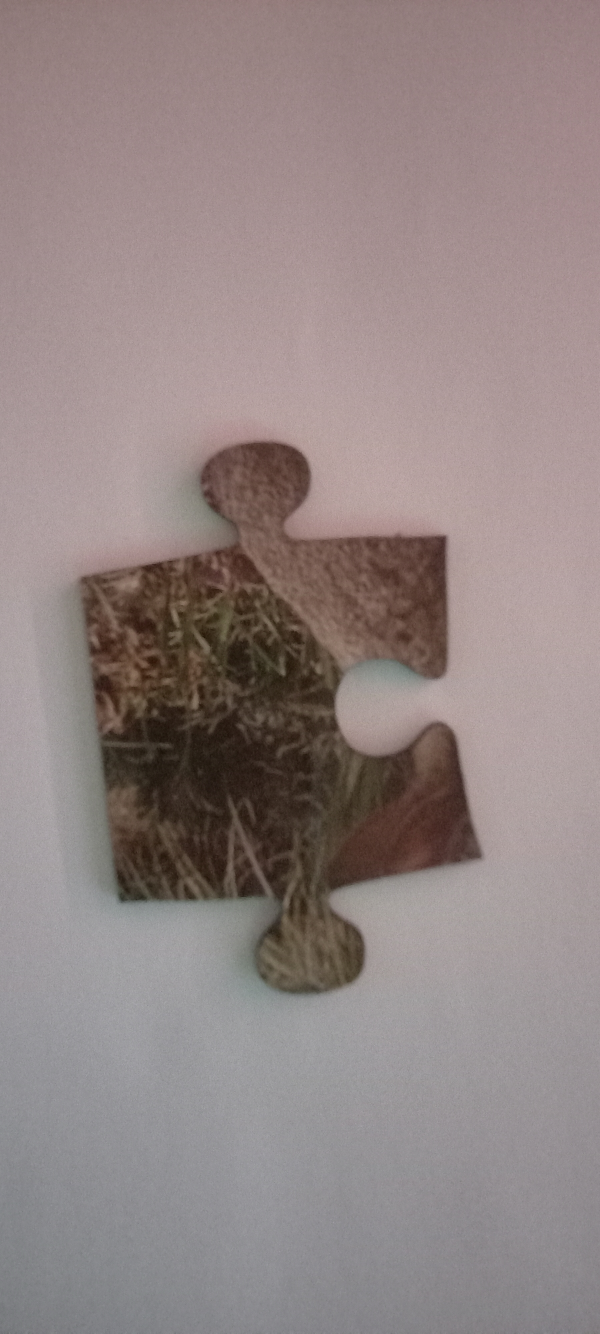
#> input picture images/img7.jpg, 1800 x 4000 px (shown at 1/3 size)
$ python Main.py
#> lines starting #> are read from the running program, lines starting #| are printed output that depends on the picture
import cv2 as cv
import numpy as np
import random
from tkinter import filedialog

# normalising
# thresholding
# masking
# connectedComponents
# countour analysis
# edge detection (canny?)


class Classifier():

	def __init__(self, images):

		for i in range(len(images)):

			self.original = images[i]

			self.original = cv.resize(self.original, self.smart_dimensions(self.original.shape, 800, 800))

			self.process(self.original)


			cv.waitKey(0)
			cv.destroyAllWindows()


	def process(self, img: cv.Mat):


		img = self.crop(img)

		cv.imshow('original', img)

		# backSub = cv.createBackgroundSubtractorMOG2()
		# fgMask = backSub.apply(img)
		# cv.imshow('fgmask', fgMask)

		bnw = cv.cvtColor(src=img, code=cv.COLOR_BGR2GRAY)
		bnw = cv.blur(bnw, (3, 3))
		cv.imshow('bnw', bnw)

		# self.canny_edge(norm)
		self.sobel_edge(bnw)

		# bg_colour = self.detect_background_colour(img)

		norm = cv.normalize(bnw, None, 0, 300, cv.NORM_MINMAX)
		cv.imshow('normalized', norm)

		ret, thresh = cv.threshold(bnw, 125, 255, cv.THRESH_BINARY)
		cv.imshow('thresh', thresh)

		self.component_analysis(thresh)

		# self.create_mask(img, bg_colour)


	def sobel_edge(self, image):

		img = image.copy()

		sx = cv.Sobel(src=img, ddepth=cv.CV_64F, dx=1, dy=0, ksize=5)
		sy = cv.Sobel(src=img, ddepth=cv.CV_64F, dx=0, dy=1, ksize=5)
		sxy = cv.Sobel(src=img, ddepth=cv.CV_64F, dx=1, dy=1, ksize=5)

		cv.imshow('sobelx', sx)
		cv.imshow('sobely', sy)
		cv.imshow('sobelxy', sxy)

		return sxy


	# [7 lines left out: function canny_edge, not called in this run]


	def component_analysis(self, thresholded_image):

		img = thresholded_image.copy()

		num_labels, labels, stats, centroids = cv.connectedComponentsWithStats(img, connectivity=4)

		print('num_labels', num_labels)
		print('output', labels)

		sizes = stats[:, -1]

		max_label = 1
		max_size = sizes[1]
		for i in range(2, num_labels):
			if sizes[i] > max_size:
				max_label = i
				max_size = sizes[i]

		#create black image for the largest component
		component_image = np.zeros(labels.shape)
		component_image= (labels == max_label).astype("uint8")*255

		cv.imshow('component', component_image)


		for i in range(num_labels):

			if i == 0:
				text = 'examining component {}/{} (background)'.format(i + 1, num_labels)
			else:
				text = 'examining component {}/{}'.format(i + 1, num_labels)


			x = stats[i, cv.CC_STAT_LEFT]
			y = stats[i, cv.CC_STAT_TOP]
			w = stats[i, cv.CC_STAT_WIDTH]
			h = stats[i, cv.CC_STAT_HEIGHT]
			area = stats[i, cv.CC_STAT_AREA]
			cX, cY = centroids[i]

			if area < int(0.05 * img.shape[0] * img.shape[1]) : continue

			print('[INFO] {}'.format(text) + ', area=', area)


			output = self.original.copy()
			cv.rectangle(output, (x, y), (x+w, y+h), (0, 255, 0), 3)
			cv.circle(output, (int(cX), int(cY)), 4, (0, 0, 255), -1)

			component_mask = (labels == i).astype('uint8')*255

			cv.imshow('output', output)
			cv.imshow('component' + str(i), component_mask)
			cv.waitKey(0)


	# [20 lines left out: function create_mask, not called in this run]


	def crop(self, image, crop_percent=0.05):

		img = image.copy()
		crop_percent /= 2

		print('1st shape=', img.shape)

		height, width, _ = img.shape

		crop_width = int(crop_percent * width)
		crop_height = int(crop_percent * height)

		img = img[ crop_height:height-crop_height , crop_width:width-crop_width, :]

		print('2nd shape=', img.shape)

		return img


	# this functions attempts to detect the background colour by randomly sampling points around the images border (5% inward from the edges),
	# counting the total of all different sampled colours and selecting the mode as the background color
	# [38 lines left out: function detect_background_colour, not called in this run]


	def smart_dimensions(self, image_shape, label_width, label_height):

		height, width = image_shape[0], image_shape[1]

		width_scale = label_width/width
		height_scale = label_height/height

		selec = min(width_scale, height_scale)

		new_shape = (int(width*selec), int(height*selec))

		return new_shape


if __name__ == '__main__':

	images = []
	# images.append(cv.imread('images/img7.jpg'))
	# # images.append(cv.imread('images/img2.jpg'))

	files = filedialog.askopenfilenames()
#> the answer given: images/img7.jpg
	for file in files:
		images.append(cv.imread(file))

	c = Classifier(images)
#> the loop in __init__, `for i in range(len(images)): ` made 1 pass
#> (width_scale in smart_dimensions, height_scale in smart_dimensions, selec in smart_dimensions, new_shape in smart_dimensions) on pass 1: (0.444, 0.2, 0.2, (360, 800))
#> (printed output is left out)
#> pass 1, in __init__, `self.original = cv.resize(self.original, self.smart_dimensions(self.or..`:
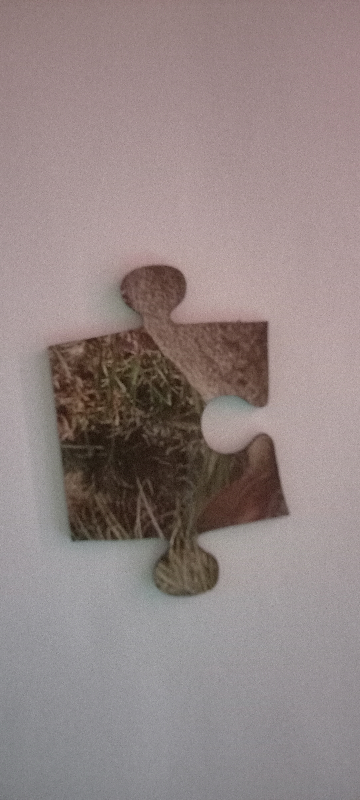
#> self.original: shape (800, 360, 3); mean B, G, R 132.2, 133.2, 146.6
#> pass 1, in crop, `img = img[ crop_height:height-crop_height , crop_width:width-crop_widt..`:
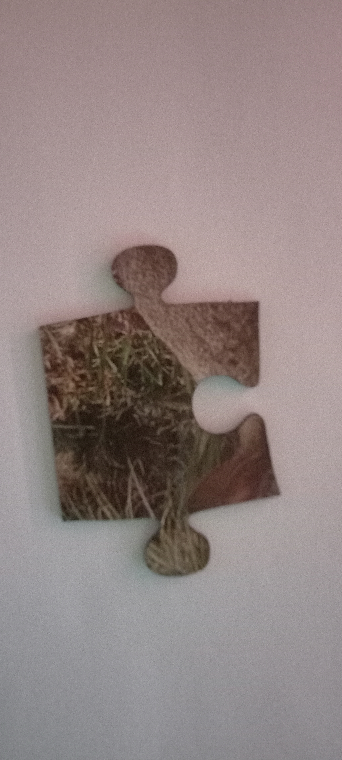
#> img: shape (760, 342, 3); mean B, G, R 131.4, 132.6, 146.2
#> pass 1, in process, `bnw = cv.cvtColor(src=img, code=cv.COLOR_BGR2GRAY)`:
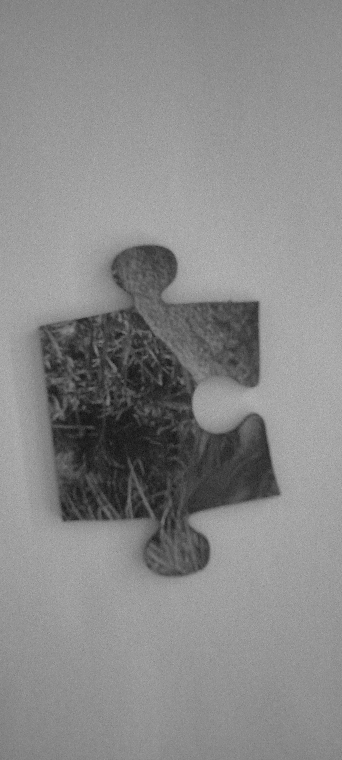
#> bnw: shape (760, 342); min 16, max 190, mean 136.6

	print('DONE')

$ run again, with images/img1.jpg copied over images/img7.jpg
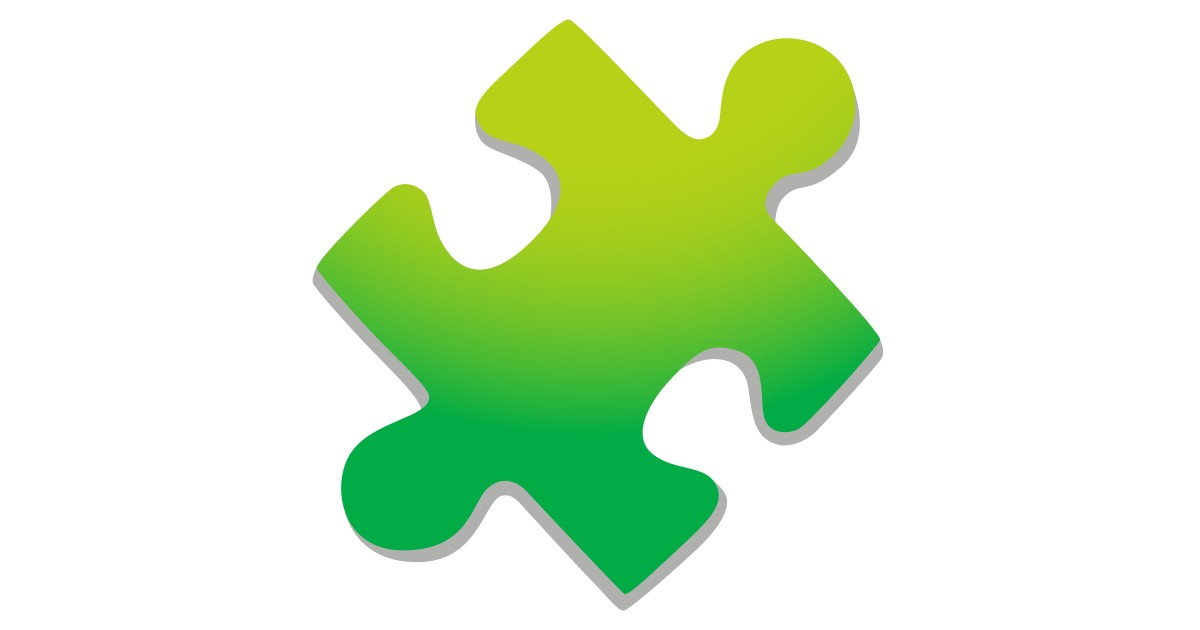
#> input picture images/img1.jpg, 1200 x 630 px
#> the loop in __init__, `for i in range(len(images)): ` made 1 pass
#> (width_scale in smart_dimensions, height_scale in smart_dimensions, selec in smart_dimensions, new_shape in smart_dimensions) on pass 1: (0.667, 1.27, 0.667, (800, 420))
#> (printed output is left out)
#> pass 1, in crop, `img = img[ crop_height:height-crop_height , crop_width:width-crop_widt..`:
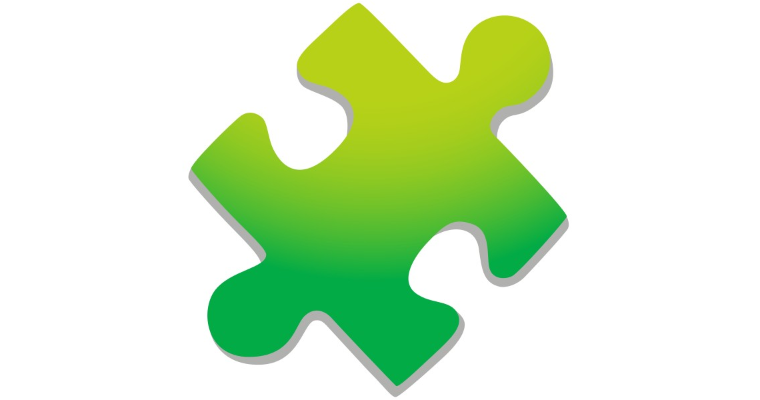
#> img: shape (400, 760, 3); mean B, G, R 200.7, 237.2, 213.8
#> pass 1, in process, `bnw = cv.cvtColor(src=img, code=cv.COLOR_BGR2GRAY)`:
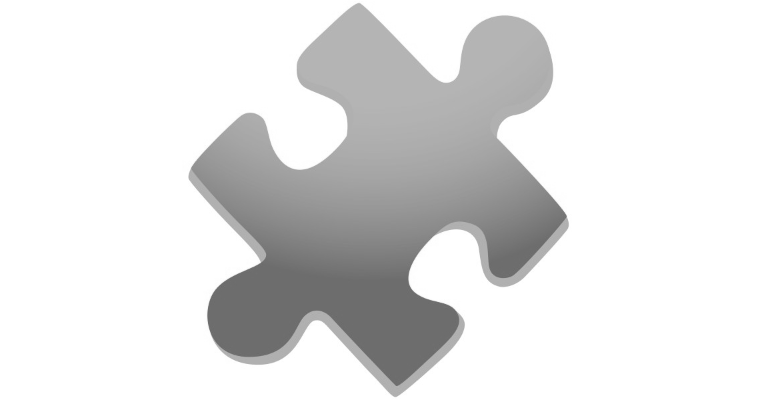
#> bnw: shape (400, 760); min 104, max 255, mean 226

$ run again, with images/img3.jpg copied over images/img7.jpg
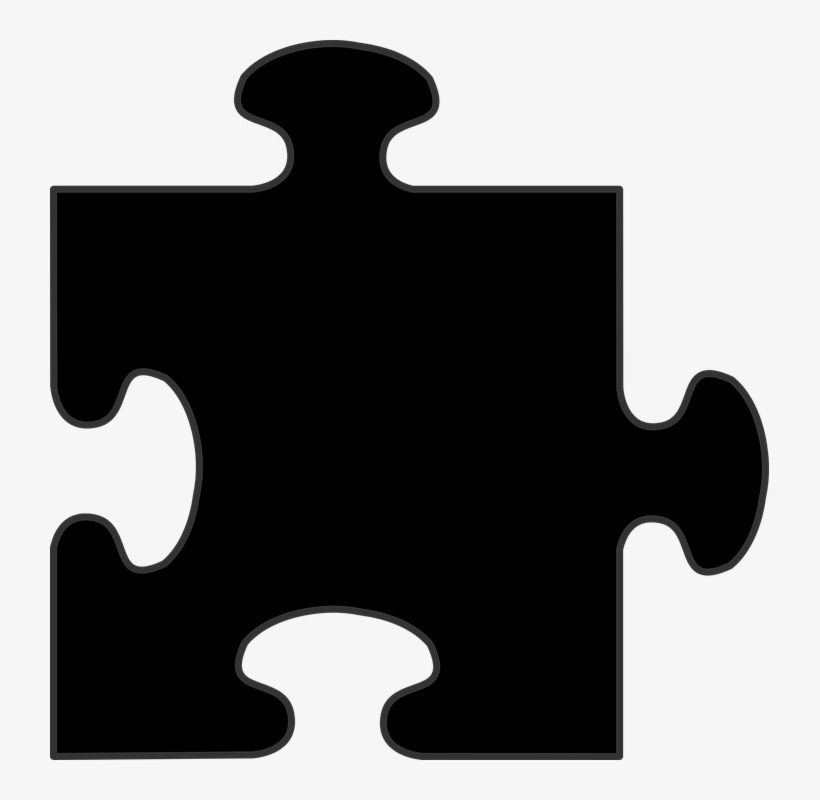
#> input picture images/img3.jpg, 820 x 800 px
#> the loop in __init__, `for i in range(len(images)): ` made 1 pass
#> (width_scale in smart_dimensions, height_scale in smart_dimensions, selec in smart_dimensions, new_shape in smart_dimensions) on pass 1: (0.976, 1, 0.976, (800, 780))
#> (printed output is left out)
#> pass 1, in crop, `img = img[ crop_height:height-crop_height , crop_width:width-crop_widt..`:
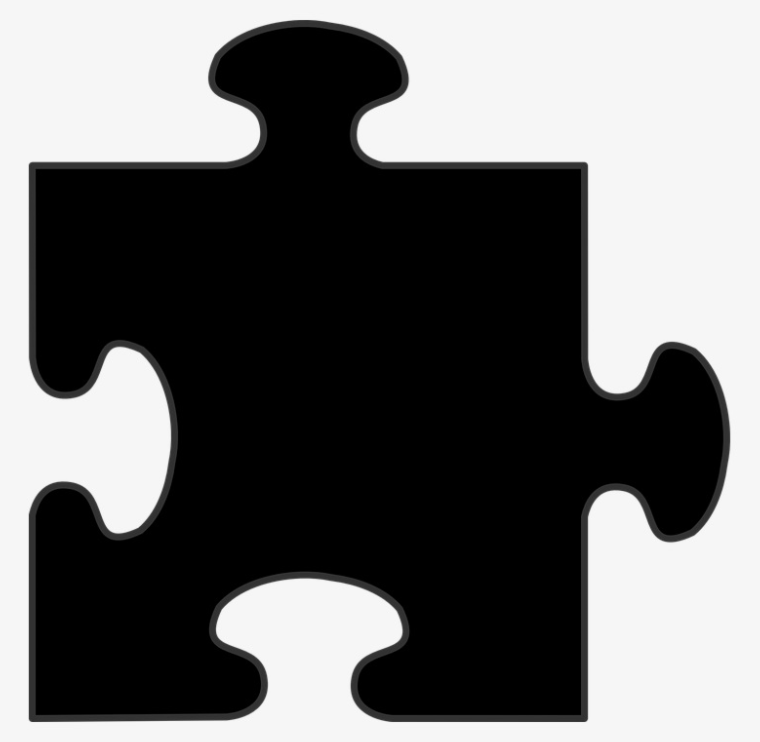
#> img: shape (742, 760, 3); min 0, max 251, mean 109.8
